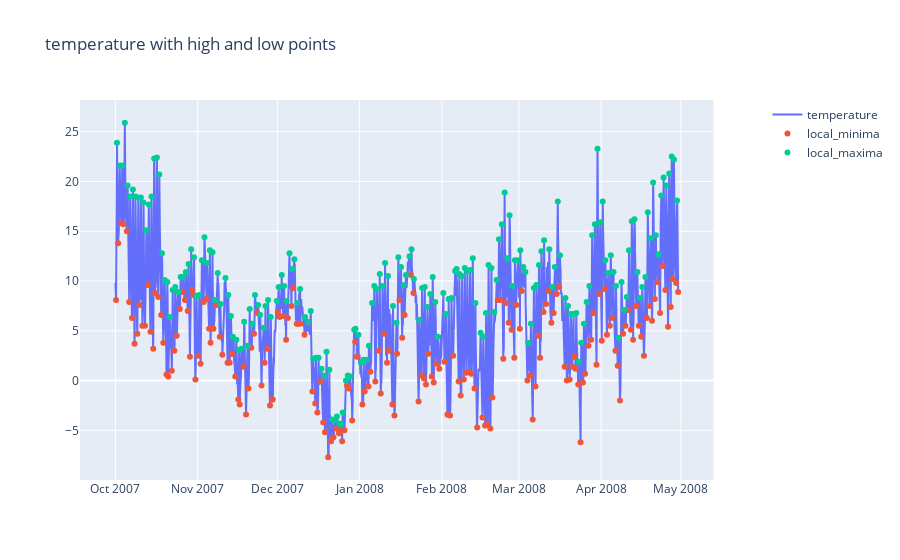

This figure's notebook cell:
### Code cell
fig = make_subplots(specs=[[{"secondary_y": True}]])

fig.add_trace(go.Scatter(x = data_temp.date, y = data_temp.temperature, name='temperature'), secondary_y = False)
fig.add_trace(go.Scatter(x = data_temp.date, y = data_temp.local_min, mode='markers', name='local_minima'), secondary_y = False)
fig.add_trace(go.Scatter(x = data_temp.date, y = data_temp.local_max, mode='markers', hovertext=data_temp.period_max, name='local_maxima'), secondary_y = False)
fig.update_layout(dict1={'title': 'temperature with high and low points'})
fig.show()

### Figure 1 — Plotly figure (JSON) as saved in the notebook; plotly's stock layout.template omitted (floating-point values rounded to 4 significant figures; data arrays with more than 128 entries replaced by an {"elided": "..."} marker saying what was removed)
{"data": [{"name": "temperature", "x": {"elided": "5088 str values"}, "y": {"elided": "5088 float values"}, "type": "scatter", "xaxis": "x", "yaxis": "y"}, {"mode": "markers", "name": "local_minima", "x": {"elided": "5088 str values"}, "y": {"elided": "5088 float values"}, "type": "scatter", "xaxis": "x", "yaxis": "y"}, {"hovertext": {"elided": "5088 float values"}, "mode": "markers", "name": "local_maxima", "x": {"elided": "5088 str values"}, "y": {"elided": "5088 float values"}, "type": "scatter", "xaxis": "x", "yaxis": "y"}], "layout": {"xaxis": {"anchor": "y", "domain": [0.0, 0.94]}, "yaxis": {"anchor": "x", "domain": [0.0, 1.0]}, "yaxis2": {"anchor": "x", "overlaying": "y", "side": "right"}, "title": {"text": "temperature with high and low points"}}}
